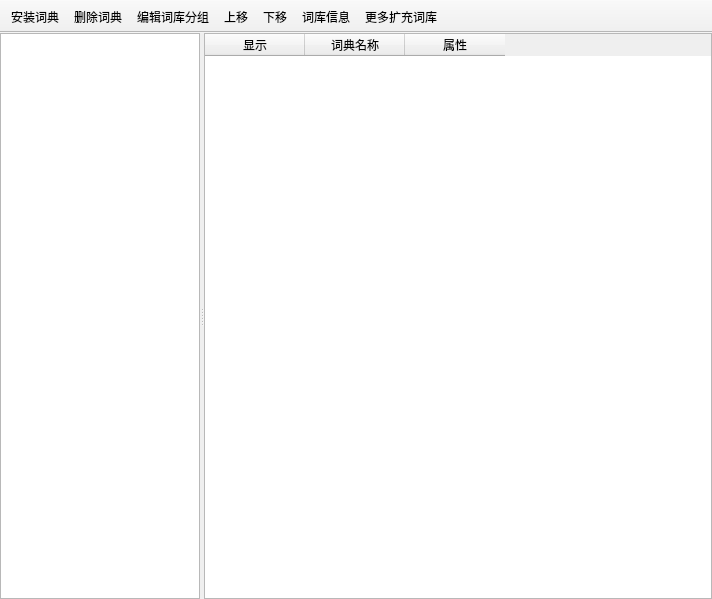
<?xml version="1.0" encoding="UTF-8"?>
<ui version="4.0">
 <class>DictManagerWindow</class>
 <widget class="QMainWindow" name="DictManagerWindow">
  <property name="geometry">
   <rect>
    <x>0</x>
    <y>0</y>
    <width>712</width>
    <height>599</height>
   </rect>
  </property>
  <property name="windowTitle">
   <string>词库管理</string>
  </property>
  <widget class="QWidget" name="centralwidget">
   <layout class="QVBoxLayout" name="verticalLayout">
    <property name="spacing">
     <number>0</number>
    </property>
    <property name="leftMargin">
     <number>0</number>
    </property>
    <property name="topMargin">
     <number>0</number>
    </property>
    <property name="rightMargin">
     <number>0</number>
    </property>
    <property name="bottomMargin">
     <number>0</number>
    </property>
    <item>
     <widget class="QSplitter" name="splitter">
      <property name="enabled">
       <bool>true</bool>
      </property>
      <property name="orientation">
       <enum>Qt::Horizontal</enum>
      </property>
      <property name="opaqueResize">
       <bool>true</bool>
      </property>
      <property name="childrenCollapsible">
       <bool>false</bool>
      </property>
      <widget class="QTreeWidget" name="treeWidget">
       <property name="maximumSize">
        <size>
         <width>200</width>
         <height>16777215</height>
        </size>
       </property>
       <property name="font">
        <font>
         <pointsize>9</pointsize>
        </font>
       </property>
       <property name="iconSize">
        <size>
         <width>24</width>
         <height>24</height>
        </size>
       </property>
       <property name="indentation">
        <number>10</number>
       </property>
       <attribute name="headerVisible">
        <bool>false</bool>
       </attribute>
       <column>
        <property name="text">
         <string>1</string>
        </property>
       </column>
      </widget>
      <widget class="QTableWidget" name="listDict">
       <property name="font">
        <font>
         <pointsize>9</pointsize>
        </font>
       </property>
       <property name="contextMenuPolicy">
        <enum>Qt::CustomContextMenu</enum>
       </property>
       <property name="acceptDrops">
        <bool>false</bool>
       </property>
       <property name="editTriggers">
        <set>QAbstractItemView::NoEditTriggers</set>
       </property>
       <property name="dragEnabled">
        <bool>true</bool>
       </property>
       <property name="dragDropOverwriteMode">
        <bool>false</bool>
       </property>
       <property name="dragDropMode">
        <enum>QAbstractItemView::DragDrop</enum>
       </property>
       <property name="defaultDropAction">
        <enum>Qt::MoveAction</enum>
       </property>
       <property name="selectionMode">
        <enum>QAbstractItemView::ExtendedSelection</enum>
       </property>
       <property name="selectionBehavior">
        <enum>QAbstractItemView::SelectRows</enum>
       </property>
       <column>
        <property name="text">
         <string>显示</string>
        </property>
       </column>
       <column>
        <property name="text">
         <string>词典名称</string>
        </property>
       </column>
       <column>
        <property name="text">
         <string>属性</string>
        </property>
       </column>
      </widget>
     </widget>
    </item>
   </layout>
  </widget>
  <widget class="QToolBar" name="toolBar">
   <property name="font">
    <font>
     <family>Microsoft YaHei UI</family>
     <pointsize>9</pointsize>
    </font>
   </property>
   <property name="windowTitle">
    <string>toolBar</string>
   </property>
   <property name="movable">
    <bool>false</bool>
   </property>
   <property name="allowedAreas">
    <set>Qt::TopToolBarArea</set>
   </property>
   <property name="toolButtonStyle">
    <enum>Qt::ToolButtonTextBesideIcon</enum>
   </property>
   <property name="floatable">
    <bool>false</bool>
   </property>
   <attribute name="toolBarArea">
    <enum>TopToolBarArea</enum>
   </attribute>
   <attribute name="toolBarBreak">
    <bool>false</bool>
   </attribute>
   <addaction name="actionAddDict"/>
   <addaction name="actionDeleteDict"/>
   <addaction name="actionEditLibGroup"/>
   <addaction name="actionMoveUp"/>
   <addaction name="actionMoveDown"/>
   <addaction name="actionInfo"/>
   <addaction name="actionMoreDict"/>
  </widget>
  <action name="actionAddDict">
   <property name="icon">
    <iconset resource="mainwindow.qrc">
     <normaloff>:/res/dictmng/btn_add.png</normaloff>:/res/dictmng/btn_add.png</iconset>
   </property>
   <property name="text">
    <string>安装词典</string>
   </property>
  </action>
  <action name="actionDeleteDict">
   <property name="icon">
    <iconset resource="mainwindow.qrc">
     <normaloff>:/res/dictmng/btn_remove.png</normaloff>:/res/dictmng/btn_remove.png</iconset>
   </property>
   <property name="text">
    <string>删除词典</string>
   </property>
  </action>
  <action name="actionEditLibGroup">
   <property name="icon">
    <iconset resource="mainwindow.qrc">
     <normaloff>:/res/main/mnu_tool_setting.png</normaloff>:/res/main/mnu_tool_setting.png</iconset>
   </property>
   <property name="text">
    <string>编辑词库分组</string>
   </property>
  </action>
  <action name="actionMoveUp">
   <property name="icon">
    <iconset resource="mainwindow.qrc">
     <normaloff>:/res/dictmng/btn_movedown.png</normaloff>:/res/dictmng/btn_movedown.png</iconset>
   </property>
   <property name="text">
    <string>上移</string>
   </property>
  </action>
  <action name="actionMoveDown">
   <property name="icon">
    <iconset resource="mainwindow.qrc">
     <normaloff>:/res/dictmng/btn_moveup.png</normaloff>:/res/dictmng/btn_moveup.png</iconset>
   </property>
   <property name="text">
    <string>下移</string>
   </property>
  </action>
  <action name="actionInfo">
   <property name="icon">
    <iconset resource="mainwindow.qrc">
     <normaloff>:/res/dictmng/btn_info.png</normaloff>:/res/dictmng/btn_info.png</iconset>
   </property>
   <property name="text">
    <string>词库信息</string>
   </property>
  </action>
  <action name="actionMoreDict">
   <property name="icon">
    <iconset resource="mainwindow.qrc">
     <normaloff>:/res/dictmng/btn_star.png</normaloff>:/res/dictmng/btn_star.png</iconset>
   </property>
   <property name="text">
    <string>更多扩充词库...</string>
   </property>
  </action>
 </widget>
 <resources>
  <include location="mainwindow.qrc"/>
 </resources>
 <connections/>
</ui>
